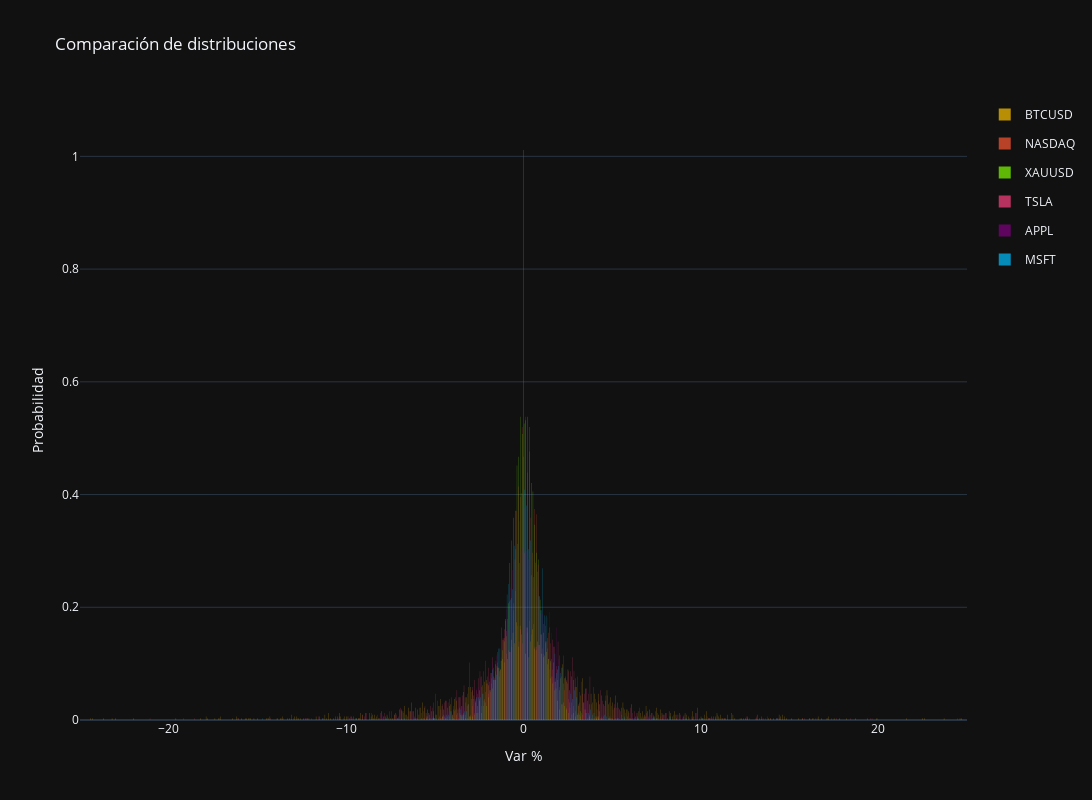

Source (notebook cell):
### Code cell
dataframes = [bitcoin2,nasdaq2 , oro2, tesla2, apple2,microsoft2]
titulos = ['BTCUSD', 'NASDAQ', 'XAUUSD', "TSLA", "APPL", "MSFT"]
colores = ['#FFC300', '#FF5733', '#7FFF00', '#FF4081', '#800080', '#00BFFF']

generar_grafico_distribucion_conjunta(dataframes, titulos, colores)

### Figure 1 — Plotly figure (JSON) as saved in the notebook; plotly's stock layout.template omitted (floating-point values rounded to 4 significant figures; data arrays with more than 128 entries replaced by an {"elided": "..."} marker saying what was removed)
{"data": [{"autobinx": false, "histnorm": "probability density", "legendgroup": "BTCUSD", "marker": {"color": "#FFC300"}, "name": "BTCUSD", "opacity": 0.7, "type": "histogram", "x": {"elided": "3233 float values"}, "xaxis": "x", "xbins": {"end": 336.8, "size": 0.1, "start": -57.21}, "yaxis": "y"}, {"autobinx": false, "histnorm": "probability density", "legendgroup": "NASDAQ", "marker": {"color": "#FF5733"}, "name": "NASDAQ", "opacity": 0.7, "type": "histogram", "x": {"elided": "3233 float values"}, "xaxis": "x", "xbins": {"end": 10.07, "size": 0.1, "start": -12.19}, "yaxis": "y"}, {"autobinx": false, "histnorm": "probability density", "legendgroup": "XAUUSD", "marker": {"color": "#7FFF00"}, "name": "XAUUSD", "opacity": 0.7, "type": "histogram", "x": {"elided": "3233 float values"}, "xaxis": "x", "xbins": {"end": 4.8, "size": 0.1, "start": -8.49}, "yaxis": "y"}, {"autobinx": false, "histnorm": "probability density", "legendgroup": "TSLA", "marker": {"color": "#FF4081"}, "name": "TSLA", "opacity": 0.7, "type": "histogram", "x": {"elided": "3233 float values"}, "xaxis": "x", "xbins": {"end": 24.46, "size": 0.1, "start": -21.06}, "yaxis": "y"}, {"autobinx": false, "histnorm": "probability density", "legendgroup": "APPL", "marker": {"color": "#800080"}, "name": "APPL", "opacity": 0.7, "type": "histogram", "x": {"elided": "3233 float values"}, "xaxis": "x", "xbins": {"end": 11.97, "size": 0.1, "start": -75.07}, "yaxis": "y"}, {"autobinx": false, "histnorm": "probability density", "legendgroup": "MSFT", "marker": {"color": "#00BFFF"}, "name": "MSFT", "opacity": 0.7, "type": "histogram", "x": {"elided": "3233 float values"}, "xaxis": "x", "xbins": {"end": 14.22, "size": 0.1, "start": -14.74}, "yaxis": "y"}], "layout": {"height": 800, "title": {"text": "Comparación de distribuciones"}, "width": 1200, "xaxis": {"anchor": "y", "domain": [0, 1], "range": [-25, 25], "title": {"text": "Var %"}}, "yaxis": {"anchor": "x", "domain": [0, 1], "range": [0, 1.1], "title": {"text": "Probabilidad"}}}}
